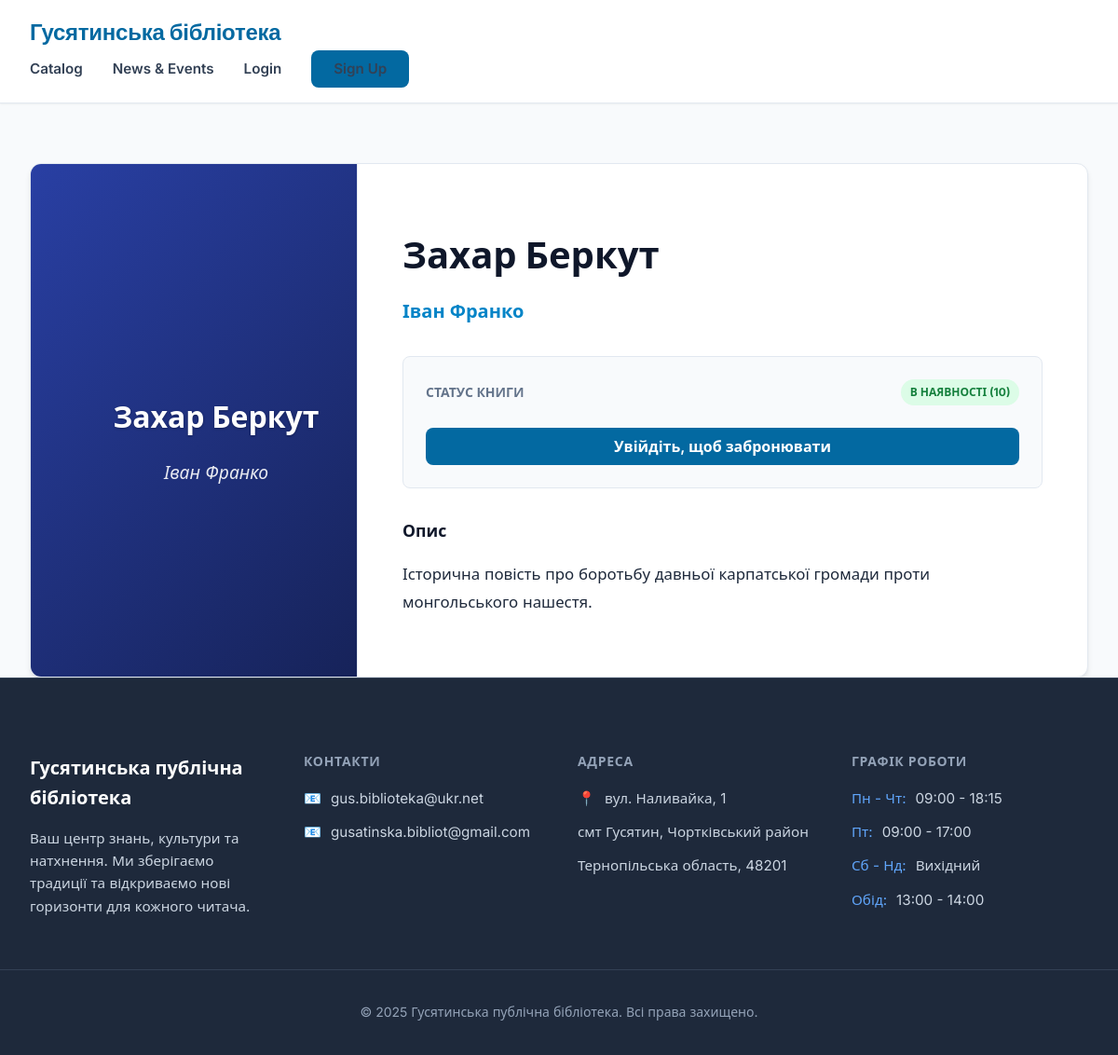
/book.php?id=3, run on the app's committed database.
### tables this page shows
CREATE TABLE IF NOT EXISTS books (
    id INT AUTO_INCREMENT PRIMARY KEY,
    title VARCHAR(255) NOT NULL,
    author VARCHAR(255) NOT NULL,
    description TEXT,
    cover_image VARCHAR(255),
    pdf_file VARCHAR(255),
    total_copies INT DEFAULT 1,
    available_copies INT DEFAULT 1,
    created_at TIMESTAMP DEFAULT CURRENT_TIMESTAMP
);

### functions.php (called while the page is built, shortened)
<?php
function isLoggedIn()
{
    return isset($_SESSION['user_id']);
}
?>

### book.php (the view, shortened to what this page needs)
<?php
require_once 'db.php';
require_once 'functions.php';
$id = $_GET['id'];
$stmt = $pdo->prepare("SELECT * FROM books WHERE id = ?");
$stmt->execute([$id]);
$book = $stmt->fetch();
require_once 'header.php';
?>
<div class="container" style="padding-top: 2rem;">
    <div
        style="background: white; border-radius: var(--radius-lg); box-shadow: var(--shadow-card); overflow: hidden; margin-top: 2rem; border: 1px solid #e2e8f0;">
        <div style="display: flex; gap: 0; flex-wrap: wrap;">
            <div style="flex: 0 0 350px; background: #f8fafc; border-right: 1px solid #e2e8f0; position: relative;">
                <div class="book-cover-wrapper" style="height: 100%; min-height: 500px; aspect-ratio: auto;">
                    <?php if ($book['cover_image']): ?>
                        <img src="<?php echo htmlspecialchars($book['cover_image']); ?>"
                            alt="<?php echo htmlspecialchars($book['title']); ?>" class="book-cover">
                    <?php else: ?>
                        <?php
                        $hash = md5($book['title']);
                        $hue = hexdec(substr($hash, 0, 2));
                        $gradient = "linear-gradient(135deg, hsl($hue, 60%, 40%) 0%, hsl($hue, 60%, 20%) 100%)";
                        ?>
                        <div class="generated-cover" style="background: <?php echo $gradient; ?>; height: 100%;">
                            <div class="gen-title" style="font-size: 2rem;"><?php echo htmlspecialchars($book['title']); ?>
                            </div>
                            <div class="gen-author" style="font-size: 1.2rem; margin-top: 1rem;">
                                <?php echo htmlspecialchars($book['author']); ?>
                            </div>
                        </div>
                    <?php endif; ?>
                </div>
            </div>
            <div style="flex: 1; padding: 3rem;">
                <div style="margin-bottom: 2rem;">
                    <h1
                        style="font-size: 2.5rem; font-weight: 800; color: var(--secondary); margin-bottom: 0.5rem; line-height: 1.2;">
                        <?php echo htmlspecialchars($book['title']); ?>
                    </h1>
                    <h3 style="font-size: 1.25rem; color: var(--primary); font-weight: 600;">
                        <?php echo htmlspecialchars($book['author']); ?>
                    </h3>
                </div>
                <div
                    style="margin-bottom: 2rem; padding: 1.5rem; background: #f8fafc; border-radius: var(--radius-md); border: 1px solid #e2e8f0;">
                    <div
                        style="display: flex; align-items: center; justify-content: space-between; margin-bottom: 1.5rem;">
                        <span
                            style="font-weight: 600; color: var(--text-muted); text-transform: uppercase; font-size: 0.875rem;">Статус
                            книги</span>
                        <?php if ($book['available_copies'] > 0): ?>
                            <span class="badge badge-available">В наявності
                                (<?php echo $book['available_copies']; ?>)</span>
                        <?php else: ?>
                            <span class="badge badge-unavailable">Немає в наявності</span>
                        <?php endif; ?>
                    </div>
                    <div style="display: flex; gap: 1rem;">
                        <?php if (isLoggedIn()): ?>
                            <form method="POST" style="flex: 1;">
                                <button type="submit" name="reserve" class="btn btn-primary" style="width: 100%;" <?php echo $book['available_copies'] <= 0 ? 'disabled' : ''; ?>>
                                    Забронювати паперову версію
                                </button>
                            </form>
                            <?php if ($book['pdf_file']): ?>
                                <a href="read.php?id=<?php echo $book['id']; ?>" class="btn btn-outline" style="flex: 1;"
                                    target="_blank">Читати онлайн</a>
                            <?php endif; ?>
                        <?php else: ?>
                            <a href="login.php" class="btn btn-primary" style="width: 100%;">Увійдіть, щоб забронювати</a>
                        <?php endif; ?>
                    </div>
                </div>
                <div>
                    <h3 style="font-size: 1.1rem; font-weight: 700; margin-bottom: 1rem; color: var(--secondary);">Опис
                    </h3>
                    <p style="line-height: 1.8; color: var(--text-main); font-size: 1.05rem;">
                        <?php echo nl2br(htmlspecialchars($book['description'])); ?>
                    </p>
                </div>
            </div>
        </div>
    </div>
</div>
<?php include 'footer.php'; ?>
</body>
</html>

### style.css (style rules this page uses)
:root { --primary: #0284c7; --primary-dark: #0369a1; --primary-light: #e0f2fe; --secondary: #0f172a; --secondary-light: #334155; --accent: #f59e0b; --bg-body: #f8fafc; --bg-card: #ffffff; --text-main: #1e293b; --text-muted: #64748b; --gradient-hero: linear-gradient(135deg, #0f172a 0%, #1e40af 100%); --shadow-sm: 0 1px 2px 0 rgb(0 0 0 / 0.05); --shadow-card: 0 4px 6px -1px rgb(0 0 0 / 0.1), 0 2px 4px -2px rgb(0 0 0 / 0.05); --shadow-hover: 0 10px 15px -3px rgb(0 0 0 / 0.1), 0 4px 6px -2px rgb(0 0 0 / 0.05); --radius-lg: 0.75rem; --radius-md: 0.5rem; }
* { scrollbar-width: none; -ms-overflow-style: none; }
body { font-family: 'Inter', system-ui, -apple-system, sans-serif; background-color: var(--bg-body); color: var(--text-main); line-height: 1.6; margin: 0; min-height: 100vh; }
.container { max-width: 1200px; margin: 0 auto; padding: 0 2rem; }
.btn { display: inline-flex; align-items: center; justify-content: center; padding: 0.75rem 1.5rem; border-radius: var(--radius-md); font-weight: 600; cursor: pointer; transition: all 0.2s; text-decoration: none; border: none; font-size: 1rem; line-height: 1; }
.btn-primary { background: var(--primary-dark); color: white; }
.book-cover-wrapper { width: 100%; aspect-ratio: 2/3; background: #e2e8f0; position: relative; overflow: hidden; border-bottom: 1px solid #f1f5f9; }
.generated-cover { width: 100%; height: 100%; display: flex; flex-direction: column; justify-content: center; align-items: center; padding: 1.5rem; text-align: center; color: white; }
.gen-title { font-weight: 700; font-size: 1.15rem; margin-bottom: 0.5rem; line-height: 1.3; text-shadow: 0 1px 3px rgba(0, 0, 0, 0.3); }
.gen-author { font-size: 0.85rem; opacity: 0.9; font-style: italic; }
.badge { padding: 0.25rem 0.6rem; border-radius: 999px; font-size: 0.75rem; font-weight: 700; text-transform: uppercase; }
.badge-available { background: #dcfce7; color: #15803d; }

### data on the page
books: title "Захар Беркут", author "Іван Франко", available_copies "10", description "Історична повість про боротьбу давньої карпатської громади проти монгольського нашестя."
